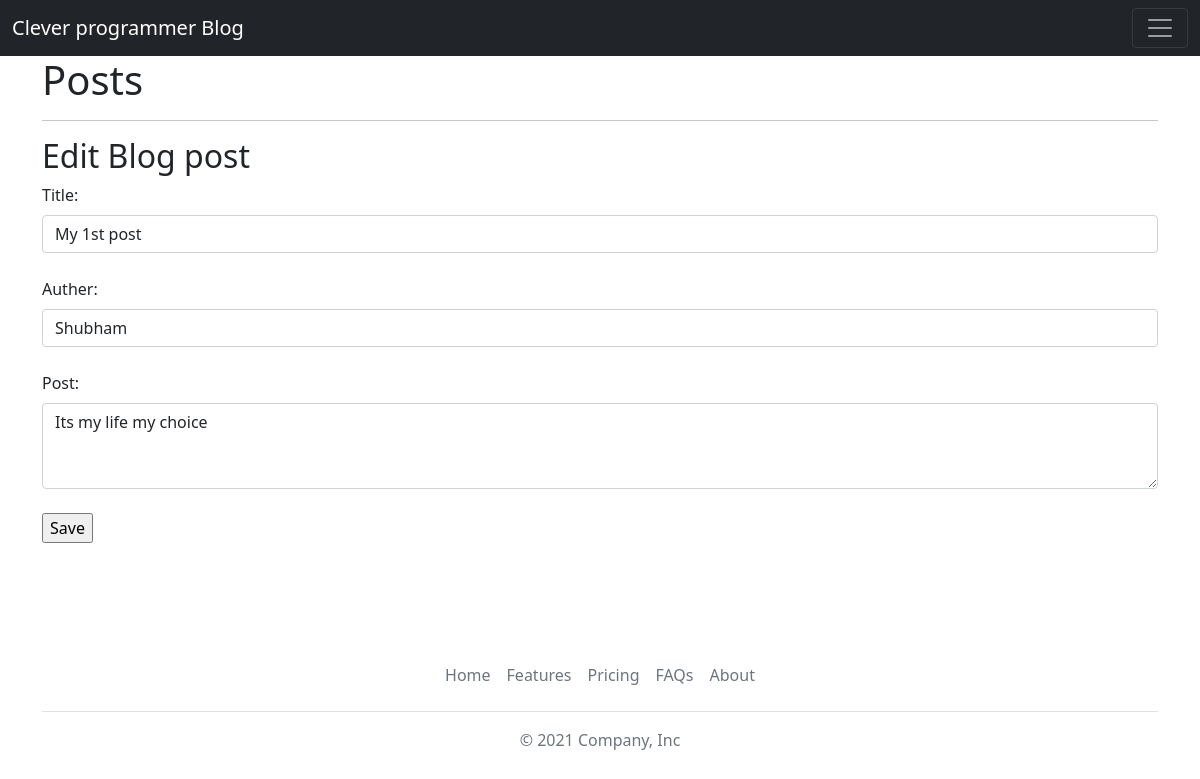
/posts/edit/7, run on the app's committed database.
### app.py (models this page shows, shortened)
class BlogPost(db.Model):
    id = db.Column(db.Integer, primary_key=True)
    title = db.Column(db.String(100), nullable=False)
    content = db.Column(db.Text, nullable=False)
    author = db.Column(db.String(20), nullable=False, default='N/A')
    date_posted = db.Column(db.DateTime, nullable=False, default=datetime.utcnow)

### app.py (the view)
@app.route('/posts/edit/<int:id>', methods=['GET', 'POST'])
def edit(id):
    post = BlogPost.query.get_or_404(id)
    if request.method == 'POST':
        post.title = request.form['title']
        post.content = request.form['content']
        post.author = request.form['auther']
        db.session.commit()
        return redirect('/posts')
    else:
        return render_template('edit.html', post=post)

### templates/edit.html (shortened to what this page needs)
{% extends 'base.html' %}
{% block body %}
<h1>Posts</h1>
    <hr>
    <h2>Edit Blog post</h2>
    <form action="/posts/edit/{{post.id}}" method="POST">
        <label for="title" class="form-label">Title</label>:
        <input class="form-control" type="text" name='title' id="title" title="Search" value="{{post.title}}">
        <br>
        <label for="auther" class="form-label">Auther</label>:
        <input class="form-control" type="text" name='auther' id="auther" title="auther" value="{{post.author}}">
        <br>
        <label for="content" class="form-label">Post</label>:
        <textarea class="form-control" type="text" name='content' id='content' title="content" rows="3">{{post.content}}</textarea>
        <br>
        <input type="submit" value="Save">
    </form>
{% endblock %}

### data on the page
BlogPost: title "My 1st post", auther "Shubham", content "Its my life my choice"
